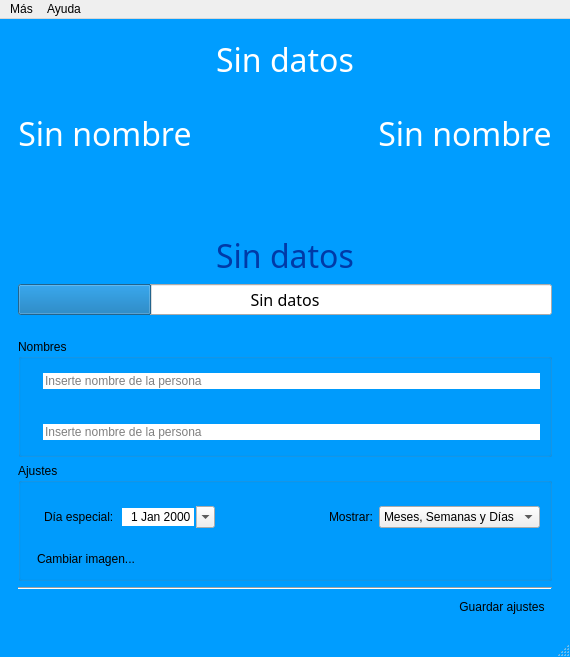
<?xml version="1.0" encoding="UTF-8"?>
<ui version="4.0">
 <class>MainWindow</class>
 <widget class="QMainWindow" name="MainWindow">
  <property name="geometry">
   <rect>
    <x>0</x>
    <y>0</y>
    <width>570</width>
    <height>657</height>
   </rect>
  </property>
  <property name="windowTitle">
   <string>SpecialDay [LoversTool] - Javier Alejandro</string>
  </property>
  <property name="windowIcon">
   <iconset>
    <normaloff>img/para may.png</normaloff>img/para may.png</iconset>
  </property>
  <property name="styleSheet">
   <string notr="true">QMainWindow {
	background-color: rgb(0, 157, 255);
	color: rgb(255, 255, 255);
}
</string>
  </property>
  <widget class="QWidget" name="centralwidget">
   <layout class="QGridLayout" name="gridLayout_3">
    <item row="0" column="0">
     <widget class="QWidget" name="widget_2" native="true">
      <layout class="QGridLayout" name="gridLayout">
       <item row="5" column="0" colspan="3">
        <widget class="QProgressBar" name="falta">
         <property name="font">
          <font>
           <family>Freehand521 BT</family>
           <pointsize>12</pointsize>
          </font>
         </property>
         <property name="styleSheet">
          <string notr="true">color: rgb(0, 0, 0);</string>
         </property>
         <property name="value">
          <number>25</number>
         </property>
         <property name="alignment">
          <set>Qt::AlignCenter</set>
         </property>
         <property name="orientation">
          <enum>Qt::Horizontal</enum>
         </property>
         <property name="invertedAppearance">
          <bool>false</bool>
         </property>
         <property name="textDirection">
          <enum>QProgressBar::TopToBottom</enum>
         </property>
         <property name="format">
          <string>Sin datos</string>
         </property>
        </widget>
       </item>
       <item row="1" column="2" rowspan="2">
        <widget class="QLabel" name="nombre1">
         <property name="font">
          <font>
           <family>Kaufmann BT</family>
           <pointsize>24</pointsize>
          </font>
         </property>
         <property name="styleSheet">
          <string notr="true">color: rgb(255, 255, 255);</string>
         </property>
         <property name="text">
          <string>Sin nombre</string>
         </property>
         <property name="alignment">
          <set>Qt::AlignCenter</set>
         </property>
        </widget>
       </item>
       <item row="4" column="0" colspan="3">
        <widget class="QLabel" name="tiempo">
         <property name="font">
          <font>
           <family>Freehand521 BT</family>
           <pointsize>24</pointsize>
           <weight>50</weight>
           <italic>false</italic>
           <bold>false</bold>
          </font>
         </property>
         <property name="cursor">
          <cursorShape>ArrowCursor</cursorShape>
         </property>
         <property name="mouseTracking">
          <bool>true</bool>
         </property>
         <property name="styleSheet">
          <string notr="true">color: rgb(0, 58, 167);</string>
         </property>
         <property name="text">
          <string>Sin datos</string>
         </property>
         <property name="textFormat">
          <enum>Qt::RichText</enum>
         </property>
         <property name="scaledContents">
          <bool>false</bool>
         </property>
         <property name="alignment">
          <set>Qt::AlignCenter</set>
         </property>
        </widget>
       </item>
       <item row="1" column="0" rowspan="2">
        <widget class="QLabel" name="nombre2">
         <property name="font">
          <font>
           <family>Kaufmann BT</family>
           <pointsize>24</pointsize>
           <weight>50</weight>
           <bold>false</bold>
          </font>
         </property>
         <property name="styleSheet">
          <string notr="true">color: rgb(255, 255, 255);</string>
         </property>
         <property name="text">
          <string>Sin nombre</string>
         </property>
         <property name="alignment">
          <set>Qt::AlignCenter</set>
         </property>
        </widget>
       </item>
       <item row="0" column="0" colspan="3">
        <widget class="QLabel" name="no_aniv">
         <property name="font">
          <font>
           <family>Freehand521 BT</family>
           <pointsize>24</pointsize>
           <weight>50</weight>
           <italic>false</italic>
           <bold>false</bold>
          </font>
         </property>
         <property name="cursor">
          <cursorShape>ArrowCursor</cursorShape>
         </property>
         <property name="mouseTracking">
          <bool>true</bool>
         </property>
         <property name="styleSheet">
          <string notr="true">color: rgb(255, 255, 255);</string>
         </property>
         <property name="text">
          <string>Sin datos</string>
         </property>
         <property name="textFormat">
          <enum>Qt::RichText</enum>
         </property>
         <property name="scaledContents">
          <bool>false</bool>
         </property>
         <property name="alignment">
          <set>Qt::AlignCenter</set>
         </property>
        </widget>
       </item>
       <item row="2" column="1" rowspan="2">
        <widget class="QLabel" name="imagen_lbl">
         <property name="maximumSize">
          <size>
           <width>200</width>
           <height>160</height>
          </size>
         </property>
         <property name="text">
          <string/>
         </property>
         <property name="pixmap">
          <pixmap>img/heart.png</pixmap>
         </property>
         <property name="scaledContents">
          <bool>true</bool>
         </property>
        </widget>
       </item>
      </layout>
     </widget>
    </item>
    <item row="1" column="0">
     <widget class="QWidget" name="setup" native="true">
      <property name="styleSheet">
       <string notr="true">font: 12pt &quot;Calibri&quot;;</string>
      </property>
      <layout class="QGridLayout" name="gridLayout_2">
       <item row="6" column="1">
        <widget class="QToolButton" name="save">
         <property name="text">
          <string>Guardar ajustes</string>
         </property>
         <property name="icon">
          <iconset>
           <normaloff>img/emoji_one_1f197.png</normaloff>img/emoji_one_1f197.png</iconset>
         </property>
         <property name="toolButtonStyle">
          <enum>Qt::ToolButtonTextBesideIcon</enum>
         </property>
         <property name="autoRaise">
          <bool>true</bool>
         </property>
        </widget>
       </item>
       <item row="4" column="0" colspan="2">
        <widget class="Line" name="line">
         <property name="orientation">
          <enum>Qt::Horizontal</enum>
         </property>
        </widget>
       </item>
       <item row="0" column="0" colspan="2">
        <widget class="QGroupBox" name="groupBox_6">
         <property name="styleSheet">
          <string notr="true">QLineEdit {
	font: 12pt &quot;Kristen ITC&quot;;
}</string>
         </property>
         <property name="title">
          <string>Nombres</string>
         </property>
         <layout class="QGridLayout" name="gridLayout_8">
          <property name="leftMargin">
           <number>9</number>
          </property>
          <property name="topMargin">
           <number>0</number>
          </property>
          <property name="rightMargin">
           <number>9</number>
          </property>
          <property name="bottomMargin">
           <number>0</number>
          </property>
          <item row="0" column="0">
           <widget class="QWidget" name="widget_7" native="true">
            <layout class="QGridLayout" name="gridLayout_9">
             <property name="leftMargin">
              <number>0</number>
             </property>
             <property name="topMargin">
              <number>0</number>
             </property>
             <property name="rightMargin">
              <number>0</number>
             </property>
             <property name="bottomMargin">
              <number>0</number>
             </property>
             <item row="0" column="0">
              <widget class="QLabel" name="label_3">
               <property name="maximumSize">
                <size>
                 <width>30</width>
                 <height>30</height>
                </size>
               </property>
               <property name="text">
                <string/>
               </property>
               <property name="pixmap">
                <pixmap>img/emoji_one_2660.png</pixmap>
               </property>
               <property name="scaledContents">
                <bool>true</bool>
               </property>
              </widget>
             </item>
             <item row="0" column="1">
              <widget class="QLineEdit" name="nom1_edit">
               <property name="frame">
                <bool>false</bool>
               </property>
               <property name="placeholderText">
                <string>Inserte nombre de la persona</string>
               </property>
               <property name="clearButtonEnabled">
                <bool>true</bool>
               </property>
              </widget>
             </item>
            </layout>
           </widget>
          </item>
          <item row="1" column="0">
           <widget class="QWidget" name="widget_9" native="true">
            <layout class="QGridLayout" name="gridLayout_11">
             <property name="leftMargin">
              <number>0</number>
             </property>
             <property name="topMargin">
              <number>0</number>
             </property>
             <property name="rightMargin">
              <number>0</number>
             </property>
             <property name="bottomMargin">
              <number>0</number>
             </property>
             <item row="0" column="0">
              <widget class="QLabel" name="label_7">
               <property name="maximumSize">
                <size>
                 <width>30</width>
                 <height>30</height>
                </size>
               </property>
               <property name="text">
                <string/>
               </property>
               <property name="pixmap">
                <pixmap>img/emoji_one_2665.png</pixmap>
               </property>
               <property name="scaledContents">
                <bool>true</bool>
               </property>
              </widget>
             </item>
             <item row="0" column="1">
              <widget class="QLineEdit" name="nom2_edit">
               <property name="frame">
                <bool>false</bool>
               </property>
               <property name="placeholderText">
                <string>Inserte nombre de la persona</string>
               </property>
               <property name="clearButtonEnabled">
                <bool>true</bool>
               </property>
              </widget>
             </item>
            </layout>
           </widget>
          </item>
         </layout>
        </widget>
       </item>
       <item row="1" column="0" colspan="2">
        <widget class="QGroupBox" name="groupBox_5">
         <property name="title">
          <string>Ajustes</string>
         </property>
         <layout class="QGridLayout" name="gridLayout_7">
          <item row="0" column="0" colspan="2">
           <widget class="QWidget" name="widget" native="true">
            <layout class="QGridLayout" name="gridLayout_4">
             <property name="leftMargin">
              <number>0</number>
             </property>
             <property name="topMargin">
              <number>0</number>
             </property>
             <property name="rightMargin">
              <number>0</number>
             </property>
             <property name="bottomMargin">
              <number>0</number>
             </property>
             <item row="0" column="1">
              <widget class="QLabel" name="label_4">
               <property name="text">
                <string>Día especial:</string>
               </property>
               <property name="textFormat">
                <enum>Qt::PlainText</enum>
               </property>
               <property name="scaledContents">
                <bool>false</bool>
               </property>
               <property name="wordWrap">
                <bool>false</bool>
               </property>
              </widget>
             </item>
             <item row="0" column="0">
              <widget class="QLabel" name="label">
               <property name="maximumSize">
                <size>
                 <width>30</width>
                 <height>30</height>
                </size>
               </property>
               <property name="text">
                <string/>
               </property>
               <property name="pixmap">
                <pixmap>img/emoji_one_1f60d.png</pixmap>
               </property>
               <property name="scaledContents">
                <bool>true</bool>
               </property>
              </widget>
             </item>
             <item row="0" column="2">
              <widget class="QDateEdit" name="aniv">
               <property name="layoutDirection">
                <enum>Qt::LeftToRight</enum>
               </property>
               <property name="wrapping">
                <bool>false</bool>
               </property>
               <property name="frame">
                <bool>false</bool>
               </property>
               <property name="alignment">
                <set>Qt::AlignRight|Qt::AlignTrailing|Qt::AlignVCenter</set>
               </property>
               <property name="showGroupSeparator" stdset="0">
                <bool>true</bool>
               </property>
               <property name="calendarPopup">
                <bool>true</bool>
               </property>
              </widget>
             </item>
            </layout>
           </widget>
          </item>
          <item row="3" column="0" colspan="3">
           <widget class="QToolButton" name="cambiar_img_btn">
            <property name="text">
             <string>Cambiar imagen...</string>
            </property>
            <property name="icon">
             <iconset>
              <normaloff>img/emoji_one_1f4e5.png</normaloff>img/emoji_one_1f4e5.png</iconset>
            </property>
            <property name="toolButtonStyle">
             <enum>Qt::ToolButtonTextBesideIcon</enum>
            </property>
            <property name="autoRaise">
             <bool>true</bool>
            </property>
           </widget>
          </item>
          <item row="0" column="3">
           <widget class="QWidget" name="widget_3" native="true">
            <layout class="QGridLayout" name="gridLayout_5">
             <property name="leftMargin">
              <number>0</number>
             </property>
             <property name="topMargin">
              <number>0</number>
             </property>
             <property name="rightMargin">
              <number>0</number>
             </property>
             <property name="bottomMargin">
              <number>0</number>
             </property>
             <item row="0" column="1">
              <widget class="QLabel" name="label_5">
               <property name="text">
                <string>Mostrar:</string>
               </property>
              </widget>
             </item>
             <item row="0" column="0">
              <widget class="QLabel" name="label_2">
               <property name="maximumSize">
                <size>
                 <width>30</width>
                 <height>30</height>
                </size>
               </property>
               <property name="text">
                <string/>
               </property>
               <property name="pixmap">
                <pixmap>img/emoji_one_269c.png</pixmap>
               </property>
               <property name="scaledContents">
                <bool>true</bool>
               </property>
              </widget>
             </item>
             <item row="0" column="2">
              <widget class="QComboBox" name="formato">
               <property name="layoutDirection">
                <enum>Qt::LeftToRight</enum>
               </property>
               <property name="frame">
                <bool>true</bool>
               </property>
               <item>
                <property name="text">
                 <string>Meses, Semanas y Días</string>
                </property>
               </item>
               <item>
                <property name="text">
                 <string>Total de Días</string>
                </property>
               </item>
               <item>
                <property name="text">
                 <string>Total de Meses</string>
                </property>
               </item>
              </widget>
             </item>
            </layout>
           </widget>
          </item>
         </layout>
        </widget>
       </item>
      </layout>
     </widget>
    </item>
   </layout>
  </widget>
  <widget class="QMenuBar" name="menubar">
   <property name="geometry">
    <rect>
     <x>0</x>
     <y>0</y>
     <width>570</width>
     <height>21</height>
    </rect>
   </property>
   <widget class="QMenu" name="ayuda">
    <property name="title">
     <string>Ayuda</string>
    </property>
    <addaction name="acerca_de"/>
   </widget>
   <widget class="QMenu" name="menuDatos_importantes_para_los_enamorados">
    <property name="title">
     <string>Más</string>
    </property>
    <addaction name="datos_importantes"/>
   </widget>
   <addaction name="menuDatos_importantes_para_los_enamorados"/>
   <addaction name="ayuda"/>
  </widget>
  <widget class="QStatusBar" name="statusbar"/>
  <action name="datos_importantes">
   <property name="text">
    <string>Datos importantes para los enamorados</string>
   </property>
  </action>
  <action name="acerca_de">
   <property name="text">
    <string>Acerca de</string>
   </property>
  </action>
 </widget>
 <resources/>
 <connections/>
</ui>
